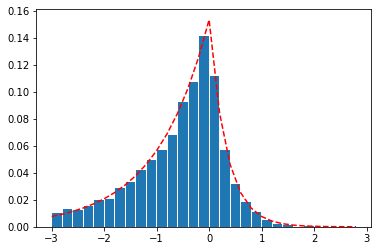

Python code for this plot:
"""
Created on Mon Nov 18 13:24:55 2019

@author: zkq
"""

import torch
import numpy as np
from torch.autograd import Variable
import matplotlib.pyplot as plt
from tqdm import tqdm
# from default_potential import vanilla_potential as df_poten
# from binary_potential import   Binary_potnetial as bp_poten


class hmcsampler:

    def __init__(self, potential_fcn, position_dim=None, init_position=None,  init_velocity=None):

        self.potential_fcn = potential_fcn
        self.init_velocity =None
        
        if init_velocity is not None:
            self.pos_dim = len(init_velocity)
        elif init_position is not None:
            self.pos_dim = len(init_position)
        elif position_dim is not None:
            self.pos_dim = position_dim
        else:
            raise ValueError("Neither velocity nor position and nor the dimension has been given.")


        if init_velocity is None:
            velocity = np.random.multivariate_normal(
                    np.zeros(self.pos_dim),np.eye(self.pos_dim,self.pos_dim))
        else:
            velocity = init_velocity
        
        if init_position is None :
            position = np.random.multivariate_normal(
                    np.zeros(self.pos_dim), np.eye(self.pos_dim, self.pos_dim))
        else:    
            position = init_position
        
            
        self.velocity = Variable(torch.from_numpy(velocity), requires_grad=False)
        self.position = Variable(torch.from_numpy(position), requires_grad=True)
        

        if not len(self.position) == len(self.velocity):
            raise ValueError("Lengths of init position and init velocity are not equal. fix them please.")
            '''Lenghts are give an equalt'''
            
        self._update_grad()
        return

    def reset_velocity(self):
        velocity = np.random.multivariate_normal(
                    np.zeros(self.pos_dim),np.eye(self.pos_dim,self.pos_dim))
        self.velocity.copy_(torch.from_numpy(velocity))
        
    def _pos_zero_grad(self):
        if self.position.grad is not None:
            self.position.grad.detach_()
            self.position.grad.zero_()

    def _update_grad(self):
         self._pos_zero_grad()
         potential = self.potential_fcn(self.position)
         potential.backward()

    def leap_frog_step(self, step_size, num_step = 1, skip_grad=False):
        if not skip_grad:
            self._update_grad()
#        phase_grad = position.grad
#        print(orig_hamitlonian.data)
        self.velocity -= step_size / 2 * (self.position.grad)
            
        for step in range(num_step - 1):
            self.position.data.add_(step_size * self.velocity)
            self._update_grad()
            self.velocity -= step_size * (self.position.grad)
        
        self.position.data.add_(step_size * self.velocity)
        self._update_grad()
        self.velocity -= step_size / 2 * (self.position.grad)

    
if __name__ == "__main__":
    def potential_fcn(x):
        if x < 0:
            return -x
        else:
            return 3*x
        
    num_samples = 5000
    base_step_size = 0.02
    sample_interval = 1
    sampler = hmcsampler(potential_fcn, 1)
    samples = np.zeros(num_samples)
    
    n_got = 0
    t_since_prev = 0
    pbar = tqdm(total=num_samples)
    while n_got < num_samples:
        sample_flag = False
        step_size = base_step_size / np.abs(sampler.position.grad.detach().item())
#        step_size *= 1-np.random.random()*0.1
        if step_size >= sample_interval - t_since_prev:
             step_size = sample_interval - t_since_prev
             sample_flag = True
        sampler.leap_frog_step(step_size)
        t_since_prev += step_size
        if sample_flag:
            samples[n_got] = sampler.position.item()
            n_got += 1
            t_since_prev = 0
            sampler.reset_velocity()
            pbar.update()
    pbar.close()
            
    hist_x = np.arange(-3, 3, 0.2)
    hist_samples, hist_bar = np.histogram(samples, bins=hist_x)
    prob_samples = np.array(hist_samples, float) / num_samples
    
    
    hist_y = np.zeros_like(hist_x)
    for i in range(len(hist_x)):
        hist_y[i] = np.exp(-potential_fcn(hist_x[i]))
    hist_y /= np.sum(hist_y)
    
    plt.bar(hist_bar[:-1]+0.1, prob_samples, 0.18, align='center')
    plt.plot(hist_x, hist_y, 'r--')
    plt.show()
        
        
    
    
    
    

    
